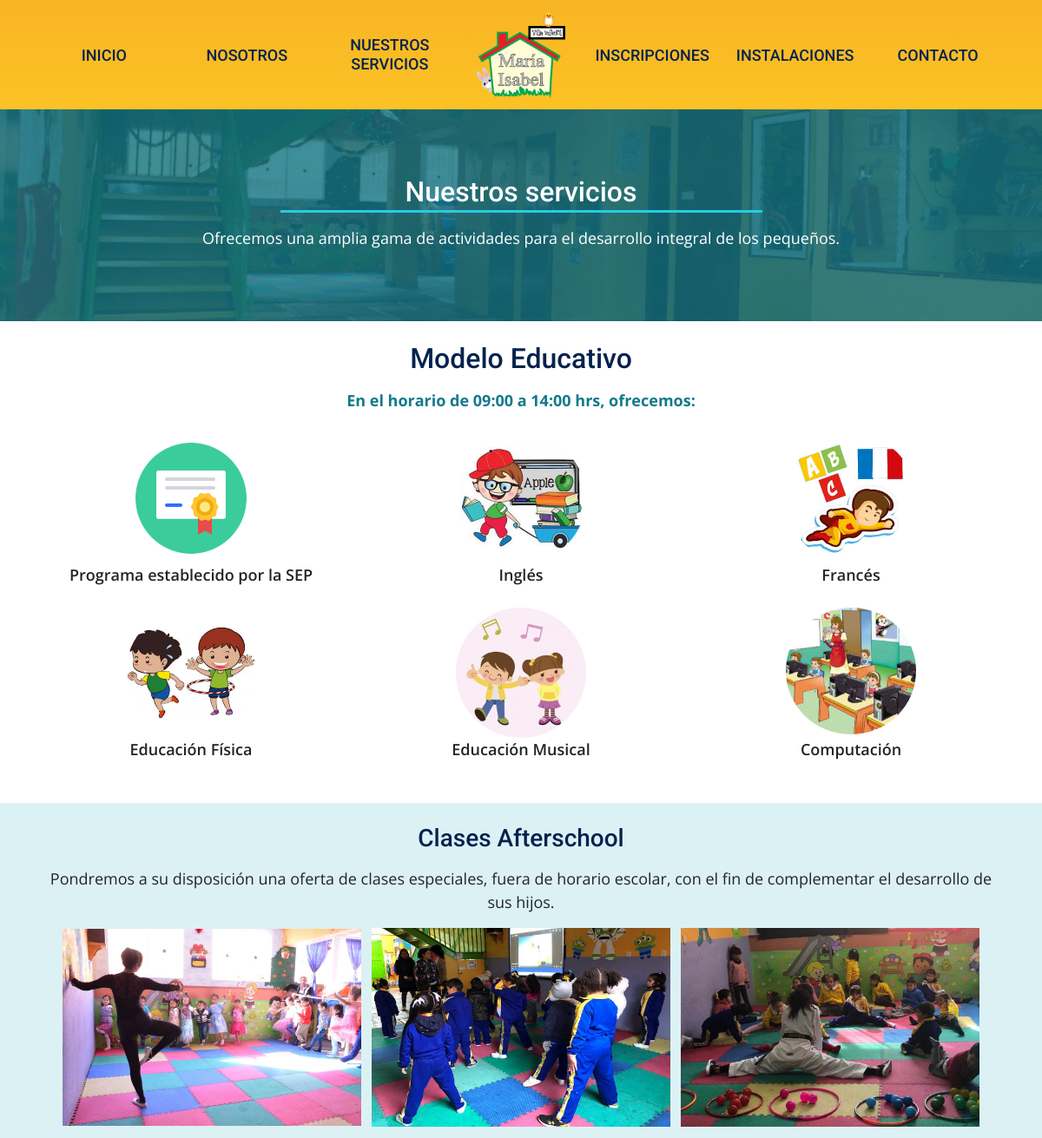
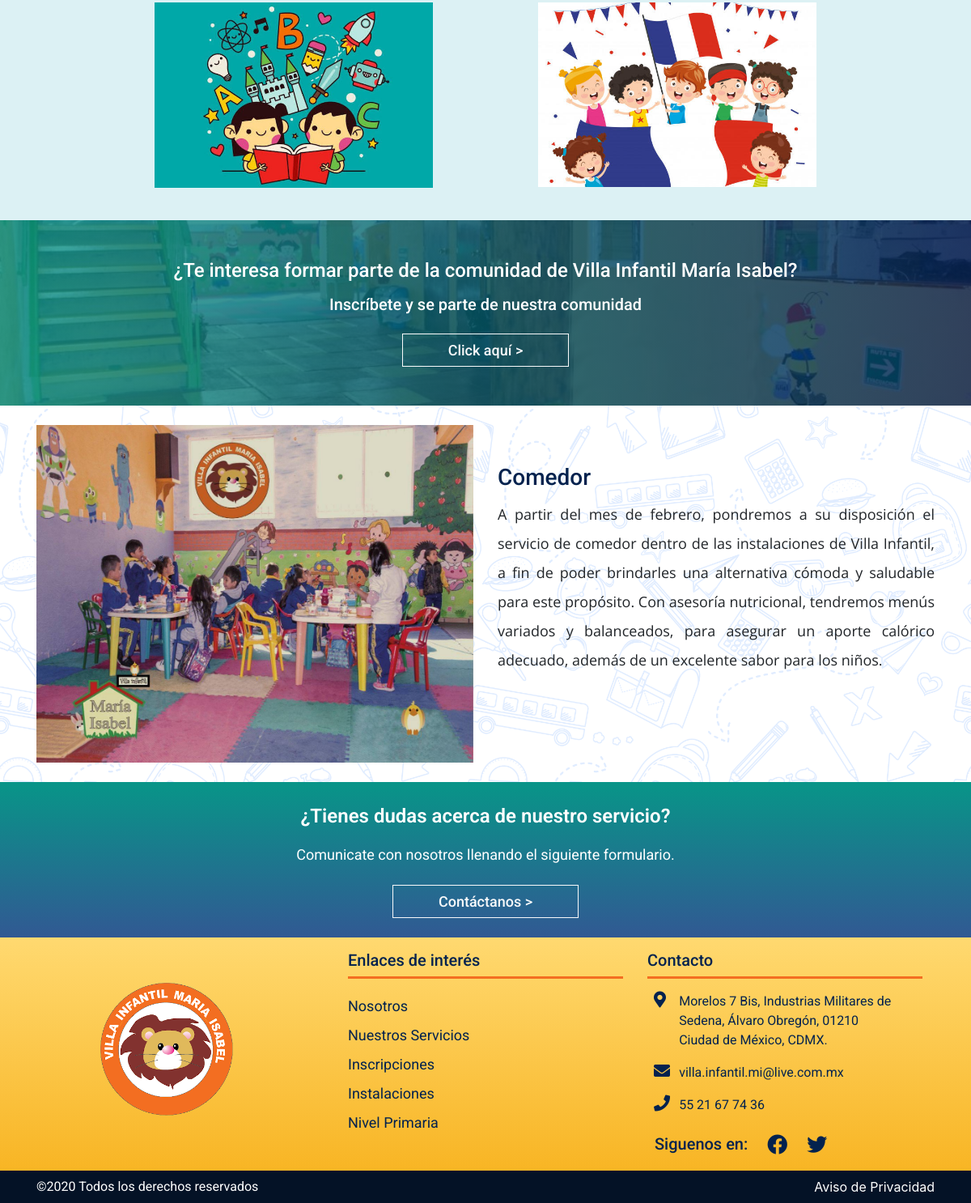
Page /servicios.php on the committed database (2 pictures, top to bottom).
### tables this page shows
CREATE TABLE IF NOT EXISTS `servicio_after` (
  `id` int(11) NOT NULL AUTO_INCREMENT,
  `nombre` varchar(100) NOT NULL,
  `thumb` varchar(200) NOT NULL,
  PRIMARY KEY (`id`)
);

CREATE TABLE IF NOT EXISTS `contenido_img` (
  `id` int(11) NOT NULL AUTO_INCREMENT,
  `seccion` varchar(100) NOT NULL,
  `thumb` varchar(200) NOT NULL,
  PRIMARY KEY (`id`)
);

CREATE TABLE IF NOT EXISTS `contenido_texto` (
  `id` int(11) NOT NULL AUTO_INCREMENT,
  `seccion` varchar(100) NOT NULL,
  `descripcion` text NOT NULL,
  PRIMARY KEY (`id`)
);

### servicios.php (called while the page is built, shortened)
<?php
    require 'admin/config.php';
    require 'functions.php';
    $conexion = conexion($bd_config);
    $after_service = obt_all($conexion,'servicio_after');
    $food_service = obt_contenido($conexion,'contenido_texto','sec-comida');
    $food_service = $food_service[0];
    $img_food_service = obt_contenido($conexion,'contenido_img','sec-comida');
    $img_food_service = $img_food_service[0];
    require 'views/servicios.view.php';

### functions.php (called while the page is built, shortened)
<?php
    function obt_contenido($conexion,$tabla,$seccion){
        $statement = $conexion->prepare("SELECT * FROM $tabla WHERE seccion = :seccion LIMIT 1");
        $statement->execute(array(':seccion'=> "$seccion"));
        $resultado = $statement->fetchAll();
        return ($resultado) ? $resultado : false;
    }
    function obt_all($conexion,$tabla){
        $sentencia = $conexion->prepare("SELECT * FROM $tabla");
        $sentencia->execute();
        return $sentencia->fetchAll();
    }

### views/servicios.view.php (the view, shortened to what this page needs)
    <?php require 'nav-bar.view.php'; ?>
    <section class="img-back-blue h-md-back-2 py-4">
        <div class="content-back-blue container mx-auto">
            <div class="row">
                <div class="col-12">
                    <h2>Nuestros servicios</h2>
                    <hr>
                    <p class="text-back-blue">
                        Ofrecemos una amplia gama de actividades para el desarrollo integral de los pequeños.
                    </p>
                </div>
            </div>
        </div>
    </section>
    <main class="py-4">
        <div class="container text-center">
            <div class="row">
                <div class="col-12">
                    <h2 class="text-center">Modelo Educativo</h2>
                    <p class="pt-3 text-horario">En el horario de 09:00 a 14:00 hrs, ofrecemos: </p>
                </div>
            </div>
            <div class="row pt-4 content-model">
                <div class="opc-model col-12 col-md-4 pb-4">
                    <img src="<?php echo PATH; ?>img/img1-service.png" alt="" class="img-fluid img-serv">
                    <p>Programa establecido por la SEP</p>
                </div>
                <div class="opc-model col-12 col-md-4 pb-4">
                    <img src="<?php echo PATH; ?>img/img2-service.jpg" alt="" class="img-fluid img-serv rounded-circle">
                    <p>Inglés</p>
                </div>
                <div class="opc-model col-12 col-md-4 pb-4">
                    <img src="<?php echo PATH; ?>img/img3-service.jpg" alt="" class="img-fluid img-serv rounded-circle">
                    <p>Francés</p>
                </div>
                <div class="opc-model col-12 col-md-4 pb-4">
                    <img src="<?php echo PATH; ?>img/img4-service.jpg" alt="" class="img-fluid img-serv rounded-circle">
                    <p>Educación Física</p>
                </div>
                <div class="opc-model col-12 col-md-4 pb-4">
                    <img src="<?php echo PATH; ?>img/img5-service.jpg" alt="" class="img-fluid img-serv rounded-circle">
                    <p>Educación Musical</p>
                </div>
                <div class="opc-model col-12 col-md-4">
                    <img src="<?php echo PATH; ?>img/img6-service.jpg" alt="" class="img-fluid img-serv rounded-circle">
                    <p class="pt-1">Computación</p>
                </div>
            </div>
        </div>
    </main>
    <div class="sec-after py-4">
        <div class="container text-center">
            <h3 class="text-center">Clases Afterschool</h3>
            <p class="pt-3">
                Pondremos a su disposición una oferta de clases especiales, fuera de
                horario escolar, con el fin de complementar el desarrollo de sus hijos.
            </p>
            <div class="content-after container pt-3">
                <?php foreach ($after_service as $service) : ?>
                    <div class="item-extra mb-3">
                        <img src="<?php echo PATH; ?>img/<?php echo $service['thumb']; ?>" alt="Imagen ilustrativa de <?php echo $service['nombre']; ?>" class="img-fluid">
                        <div class="content-extra">
                        </div>
                    </div>
                <?php endforeach; ?>
            </div>
        </div>
    </div>
    <section class="img-inscrip py-4 py-lg-5">
        <div class="container content-inscrip mx-auto">
            <h4 class="mb-3">¿Te interesa formar parte de la comunidad de Villa Infantil María Isabel?</h4>
            <h5>Inscríbete y se parte de nuestra comunidad</h5>
            <a href="<?php echo PATH; ?>inscripciones.php" class="btn btn-outline-light mt-4">Click aquí ></a>
        </div>
    </section>
    <section class="img-back py-4">
        <div class="content-service container mx-auto">
            <div class="row">
                <div class="col-12 col-md-6 order-2">
                    <img class="img-fluid pt-3 pt-lg-0" src="<?php echo PATH; ?>img/<?php echo $img_food_service['thumb']; ?>" alt="Foto del servicio de comida del preescolar">
                </div>
                <div class="col-12 col-md-6 pt-xl-5 order-md-2">
                    <h3>Comedor</h3>
                    <p><?php echo $food_service['descripcion']; ?></p>
                </div>
            </div>
        </div>
    </section>
    <section class="sec-contacto py-4">
        <div class="container">
            <div class="header-contacto mb-3">
                <p class="mb-3 mb-md-0">¿Tienes dudas acerca de nuestro servicio?</p>
            </div>
            <p>
                Comunicate con nosotros llenando el siguiente formulario.
            </p>
            <a href="<?php echo PATH; ?>contacto.php" class="btn btn-outline-light mt-4">Contáctanos ></a>
        </div>
    </section>
    <?php require 'footer.view.php'; ?>
</body>
</html>

### rows in the picture
servicio_after: thumb (picture)
servicio_after: thumb (picture)
servicio_after: thumb (picture)
servicio_after: thumb (picture)
servicio_after: thumb (picture)
contenido_img: thumb (picture)
contenido_texto: descripcion "A partir del mes de febrero, pondremos a su disposición el servicio de comedor dentro de las instalaciones de Villa Infantil, a fin de poder brindarles una alternativa cómoda y saludable para este propósito. Con asesoría nutricional, tendremos menús variados y balanceados, para asegurar un aporte calórico adecuado, además de un excelente sabor para los niños."
